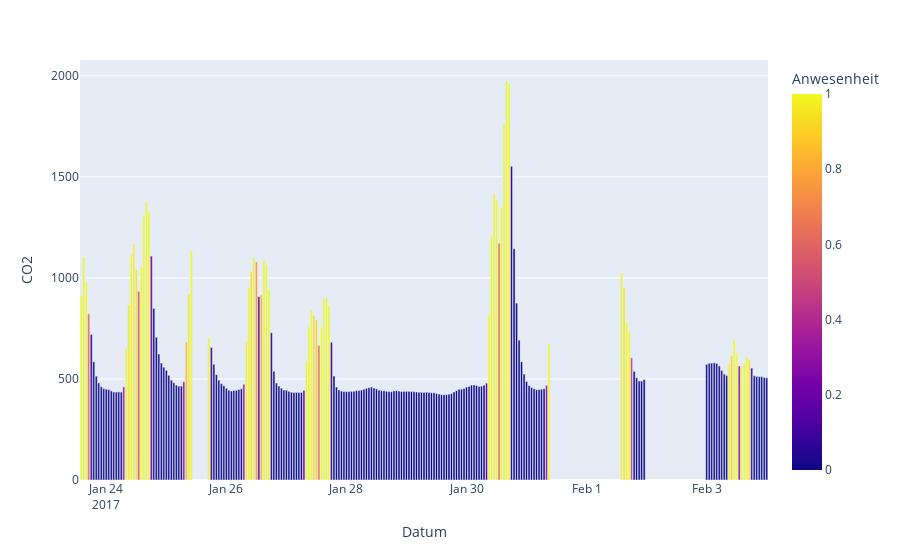

Source (notebook cell):
### Code cell
px.bar(df.resample("h").mean(),y="CO2",color="Anwesenheit")

### Figure 1 — Plotly figure (JSON) as saved in the notebook; plotly's stock layout.template omitted (floating-point values rounded to 4 significant figures; data arrays with more than 128 entries replaced by an {"elided": "..."} marker saying what was removed)
{"data": [{"alignmentgroup": "True", "hovertemplate": "Datum=%{x}<br>CO2=%{y}<br>Anwesenheit=%{marker.color}<extra></extra>", "legendgroup": "", "marker": {"color": {"elided": "275 float values"}, "coloraxis": "coloraxis", "pattern": {"shape": ""}}, "name": "", "offsetgroup": "", "orientation": "v", "showlegend": false, "textposition": "auto", "type": "bar", "x": {"elided": "275 str values"}, "xaxis": "x", "y": {"elided": "275 float values"}, "yaxis": "y"}], "layout": {"barmode": "relative", "coloraxis": {"colorbar": {"title": {"text": "Anwesenheit"}}, "colorscale": [[0, "#0d0887"], [0.1111, "#46039f"], [0.2222, "#7201a8"], [0.3333, "#9c179e"], [0.4444, "#bd3786"], [0.5556, "#d8576b"], [0.6667, "#ed7953"], [0.7778, "#fb9f3a"], [0.8889, "#fdca26"], [1, "#f0f921"]]}, "legend": {"tracegroupgap": 0}, "margin": {"t": 60}, "xaxis": {"anchor": "y", "domain": [0, 1], "title": {"text": "Datum"}}, "yaxis": {"anchor": "x", "domain": [0, 1], "title": {"text": "CO2"}}}}
